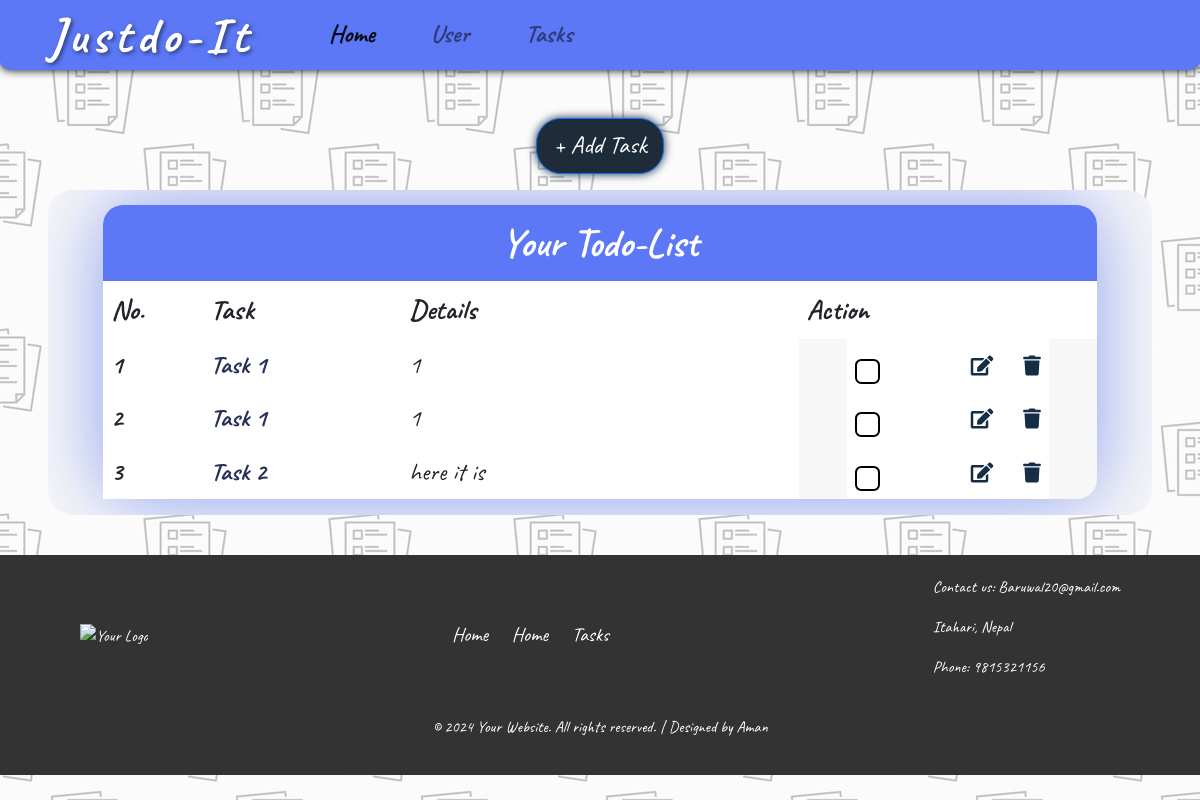
Before: / with the older database file.
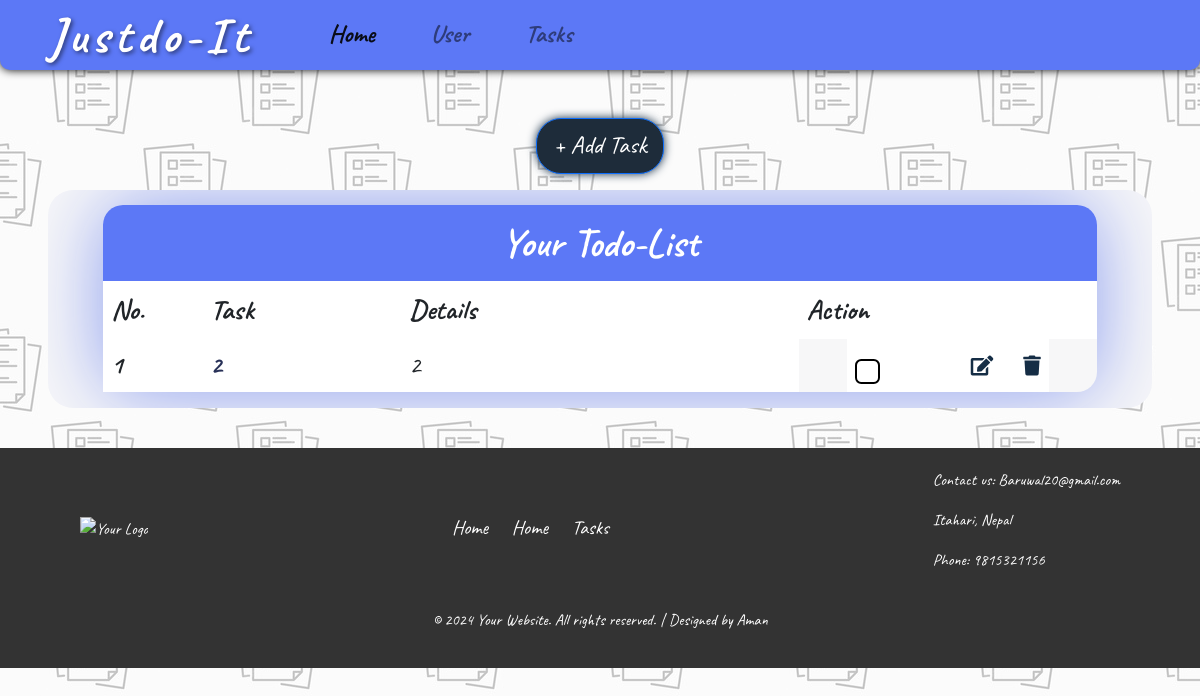
After: the same page with the newer database file.
### Home/models.py (models this page shows, shortened)
class Task(models.Model):
    tasktitle = models.TextField(max_length=40)
    taskdesc = models.CharField( max_length=500)
    time = models.DateTimeField( auto_now_add= True)

### Home/views.py (the view)
# urls.py: path('',views.index,name='home'),
def index(request):
    if request.method == "POST":
        title = request.POST.get('title')
        desc = request.POST.get('desc')
        if title and desc:
            ins = Task(tasktitle=title, taskdesc=desc)
            ins.save()
            success = True
        else:
            success = False
    else:
        success = False
    all_tasks = Task.objects.all()
    context = {'success': success, 'tasks': all_tasks}
    return render(request, "index.html", context)

### Home/templates/index.html (shortened to what this page needs)
{% extends "base.html" %}
{% load static %}
{% block body %}
<form action="/" method="post">
  <div class="container my-3">
    <div class="d-flex justify-content-center mt-5">
      <button type="button" class="btn btn-primary btn-lg" data-toggle="modal" data-target="#exampleModal">
        + Add Task
      </button>
    </div>
  </div>
</form>
{% if tasks %}
<div class="containers mx-5 my-3 d-flex flex-column justify-content-center align-items-center"
  style="background-color: #f7f7f8; border-radius: 25px; overflow-y: auto;">
  <table class="table table-borderless"
    style="width: 90%; font-size: 25px; box-shadow: 0px 0px 80px rgb(139, 157, 239); border-radius: 20px; margin-top: 15px;">
    <thead style="font-size: 28px">
      <tr>
        <th colspan="4" class="text-center"
          style="font-size: 40px; background-color: #5c78f6; color: white; border-radius: 20px; border-bottom-left-radius:0 ; border-bottom-right-radius:0 ;">
          Your Todo-List</th>
      </tr>
      <tr>
        <th scope="col" style="width: 10%">No.</th>
        <th scope="col" style="width: 20%">Task</th>
        <th scope="col" style="width: 40%">Details</th>
        <th scope="col" style="width: 30%" >Action</th>
      </tr>
    </thead>
    <tbody>
      {% for task in tasks %}
      <tr>
        <th scope="row">{{ forloop.counter }}</th>
        <td style="font-weight: bold; text-transform: capitalize; color: #273057;">{{ task.tasktitle }}</td>
        <td>{{ task.taskdesc }}</td>
        <td class="d-flex align-items-center justify-content-between mx-5">
          <div class="form-check">
            <input class="form-check-input" type="checkbox" id="flexCheckDefault">
          </div>
          <div>
            <a href="update/{{task.id}}" id="{{task.id}}" style="color: #152d45;" > <i class="fas fa-edit me-4 fs-5"></i></a>
            <a href="delete/{{task.id}}" id="{{task.id}}" style="color: #152d45;"><i class="fas fa-trash fs-5"></i></a>
          </div>
        </td>
      </tr>
      {% endfor %}
    </tbody>
  </table>
</div>
{% else %}
<div class="containers mx-5 d-flex justify-content-center align-items-center"
  style="background-color: #f2bfbf; height: 350px; border-radius: 25px">
  <h1 class="text-center" style="font-size: 60px">There is no Task yet</h1>
</div>
{% endif %}
{% endblock %}

Changed rows visible on the page:
removed Task: tasktitle "Task 1", taskdesc "1"
removed Task: tasktitle "Task 1", taskdesc "1"
removed Task: tasktitle "Task 2", taskdesc "here it is"
added Task: tasktitle "2", taskdesc "2"
